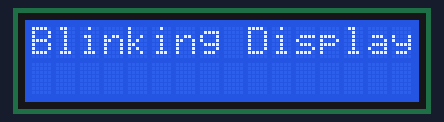
This sketch was run on a simulated Arduino Uno, built with avr-gcc and run on an emulated ATmega328P. Shown: 16×2 character LCD.

Above: at 0.1 s.
At 1.1 s:
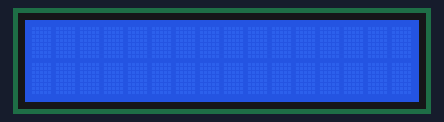

The sketch:

LCD_test.ino
```cpp
#include <LiquidCrystal_I2C.h>

LiquidCrystal_I2C lcd = LiquidCrystal_I2C(0x27, 16, 2);

void setup() {
  lcd.init();
  lcd.backlight();
  lcd.print("Blinking Display");
}

void loop() {
  lcd.display();
  delay(1000);
  lcd.noDisplay();
  delay(1000);
}
```

Measured:
- what the display in image 1 shows lasts 1.0 s, from 1.1 s to 2.1 s
